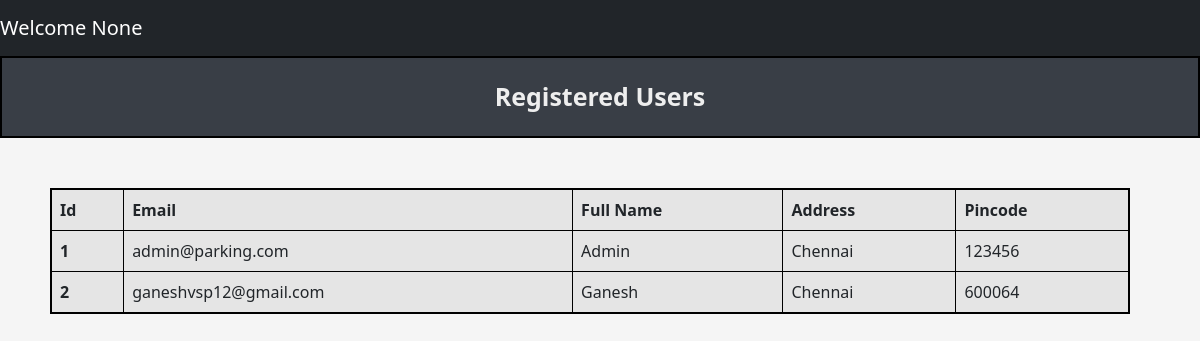
Before: /admin/users with the older database file.
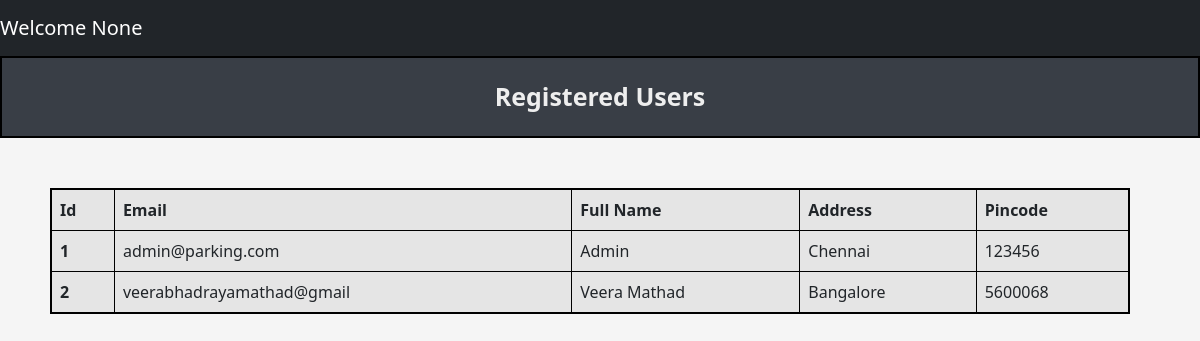
After: the same page with the newer database file.
### tables this page shows
CREATE TABLE Users (
            user_id INTEGER PRIMARY KEY AUTOINCREMENT,
            email Text NOT NULL UNIQUE,
            password Text NOT NULL,
            name Text NOT NULL,
            address Text NOT NULL,
            pincode Text NOT NULL,
            role Text DEFAULT 'user'
        );

### controllers/admin_controller.py (the view)
@admin.route('/admin/users', methods = ['GET','POST'])
def viewUsers():
    users_data = getUsersData()
    return render_template("admin/userslist.html",users_data = users_data)

### models/parking_lot.py (called while the page is built)
def getUsersData():
    connection = sqlite3.connect(DATABASE_PARKING)
    cur = connection.cursor()
    cur.execute('''
                    SELECT * FROM USERS
                ''')
    users_data = cur.fetchall()
    connection.commit()
    connection.close()
    return users_data

### templates/admin/userslist.html (shortened to what this page needs)
{% extends "navbar.html" %}
{% block content %}
    <div class="title"> Registered Users </div>
        <table class="table table-striped table-active table-responsive table-css table-bordered ">
            <thead>
                <tr>
                <th scope="col">Id</th>
                <th scope="col">Email</th>
                <th scope="col">Full Name</th>
                <th scope="col">Address</th>
                <th scope="col">Pincode</th>
                </tr>
            </thead>
            <tbody>
                {% for user in users_data %}
                    <tr>
                        <th scope="row">{{ user[0] }}</th>
                        <td>{{ user[1] }}</td>
                        <td>{{ user[3] }}</td>
                        <td>{{ user[4] }}</td>
                        <td>{{ user[5] }}</td>
                    </tr>
                {% endfor %}
            </tbody>
        </table>
{% endblock %}

### templates/navbar.html (shortened to what this page needs)
<!DOCTYPE html>
<html lang="en">
  <head>
    <link href="https://cdn.jsdelivr.net/npm/bootstrap@5.3.0/dist/css/bootstrap.min.css" rel="stylesheet">
    <link rel="stylesheet" href="{{ url_for('static', filename='css/style.css') }}">
</head>
<body>
  <nav class="navbar navbar-expand-lg navbar-dark bg-dark">
  <a class="navbar-brand" href="#">
    Welcome
    {{ session.get('name') }}</a>
</nav>
  {% block content %} {% endblock %}
</body>
</html>

### static/css/style.css (style rules this page uses)
body { background-color: #f5f5f5; justify-content: center; }
.title { background-color: #393E46; border: 2px solid black; text-align: center; padding: 20px; font-weight: bold; font-size: 25px; margin-bottom: 20px; color: #EEEEEE; }
.table-css { margin: 50px; justify-content: center; width: 90vw; border: 2px solid black; }

Changed rows visible on the page:
changed Users id 2: email "ganeshvsp12@gmail.com" → "veerabhadrayamathad@gmail"; name "Ganesh" → "Veera Mathad"; address "Chennai" → "Bangalore"; pincode "600064" → "5600068"
